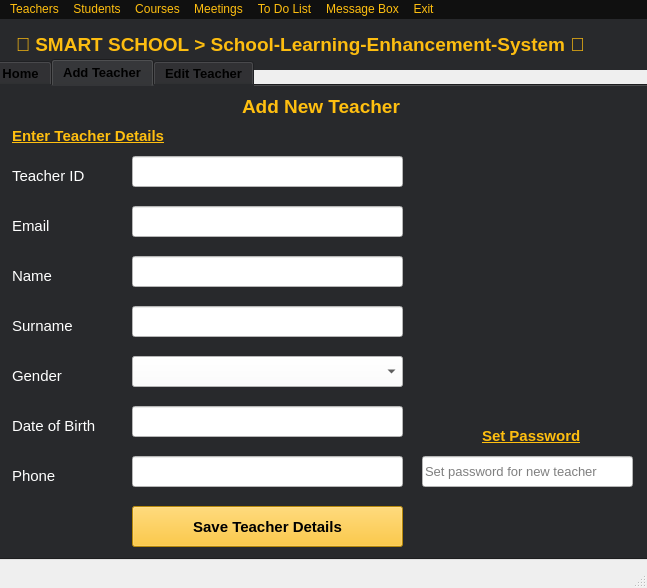
<?xml version="1.0" encoding="UTF-8"?>
<ui version="4.0">
 <class>MainWindow</class>
 <widget class="QMainWindow" name="MainWindow">
  <property name="geometry">
   <rect>
    <x>0</x>
    <y>0</y>
    <width>647</width>
    <height>588</height>
   </rect>
  </property>
  <property name="windowTitle">
   <string>MainWindow</string>
  </property>
  <widget class="QWidget" name="centralwidget">
   <widget class="QLabel" name="label_3">
    <property name="geometry">
     <rect>
      <x>0</x>
      <y>0</y>
      <width>651</width>
      <height>51</height>
     </rect>
    </property>
    <property name="font">
     <font>
      <pointsize>14</pointsize>
      <weight>75</weight>
      <bold>true</bold>
      <strikeout>false</strikeout>
     </font>
    </property>
    <property name="styleSheet">
     <string notr="true">color: rgb(253, 189, 16);
background-color: rgb(40, 41, 44);</string>
    </property>
    <property name="text">
     <string>    SMART SCHOOL &gt; School-Learning-Enhancement-System </string>
    </property>
   </widget>
   <widget class="QTabWidget" name="tabWidget">
    <property name="geometry">
     <rect>
      <x>-10</x>
      <y>40</y>
      <width>661</width>
      <height>501</height>
     </rect>
    </property>
    <property name="font">
     <font>
      <pointsize>10</pointsize>
      <weight>75</weight>
      <bold>true</bold>
     </font>
    </property>
    <property name="styleSheet">
     <string notr="true">background-color: rgb(40, 41, 44);</string>
    </property>
    <property name="currentIndex">
     <number>1</number>
    </property>
    <widget class="QWidget" name="tab_3">
     <attribute name="title">
      <string>Home</string>
     </attribute>
     <widget class="QLabel" name="label_13">
      <property name="geometry">
       <rect>
        <x>130</x>
        <y>10</y>
        <width>381</width>
        <height>41</height>
       </rect>
      </property>
      <property name="font">
       <font>
        <pointsize>14</pointsize>
        <weight>75</weight>
        <bold>true</bold>
        <strikeout>false</strikeout>
       </font>
      </property>
      <property name="styleSheet">
       <string notr="true">color: rgb(253, 189, 16);
background-color: rgb(40, 41, 44);</string>
      </property>
      <property name="text">
       <string>    WELCOME TO SMART SCHOOL </string>
      </property>
     </widget>
     <widget class="QLabel" name="label_14">
      <property name="geometry">
       <rect>
        <x>240</x>
        <y>50</y>
        <width>161</width>
        <height>20</height>
       </rect>
      </property>
      <property name="font">
       <font>
        <pointsize>11</pointsize>
        <weight>75</weight>
        <bold>true</bold>
        <underline>true</underline>
       </font>
      </property>
      <property name="styleSheet">
       <string notr="true">color: rgb(255, 191, 16);</string>
      </property>
      <property name="text">
       <string>You login as admin !!!</string>
      </property>
     </widget>
    </widget>
    <widget class="QWidget" name="tab">
     <attribute name="title">
      <string>Add Teacher</string>
     </attribute>
     <widget class="QLabel" name="label">
      <property name="geometry">
       <rect>
        <x>250</x>
        <y>10</y>
        <width>171</width>
        <height>21</height>
       </rect>
      </property>
      <property name="font">
       <font>
        <pointsize>14</pointsize>
        <weight>75</weight>
        <bold>true</bold>
       </font>
      </property>
      <property name="styleSheet">
       <string notr="true">color: rgb(255, 191, 16);</string>
      </property>
      <property name="text">
       <string>Add New Teacher</string>
      </property>
     </widget>
     <widget class="QLabel" name="label_4">
      <property name="geometry">
       <rect>
        <x>20</x>
        <y>40</y>
        <width>161</width>
        <height>20</height>
       </rect>
      </property>
      <property name="font">
       <font>
        <pointsize>11</pointsize>
        <weight>75</weight>
        <bold>true</bold>
        <underline>true</underline>
       </font>
      </property>
      <property name="styleSheet">
       <string notr="true">color: rgb(255, 191, 16);</string>
      </property>
      <property name="text">
       <string>Enter Teacher Details</string>
      </property>
     </widget>
     <widget class="QLabel" name="label_5">
      <property name="geometry">
       <rect>
        <x>20</x>
        <y>80</y>
        <width>111</width>
        <height>20</height>
       </rect>
      </property>
      <property name="font">
       <font>
        <pointsize>11</pointsize>
       </font>
      </property>
      <property name="styleSheet">
       <string notr="true">color: rgb(255, 255, 255);</string>
      </property>
      <property name="text">
       <string>Teacher ID</string>
      </property>
     </widget>
     <widget class="QLineEdit" name="tb11">
      <property name="geometry">
       <rect>
        <x>140</x>
        <y>70</y>
        <width>271</width>
        <height>31</height>
       </rect>
      </property>
      <property name="styleSheet">
       <string notr="true">background-color: rgb(255, 255, 255);</string>
      </property>
     </widget>
     <widget class="QLabel" name="label_6">
      <property name="geometry">
       <rect>
        <x>20</x>
        <y>130</y>
        <width>111</width>
        <height>20</height>
       </rect>
      </property>
      <property name="font">
       <font>
        <pointsize>11</pointsize>
       </font>
      </property>
      <property name="styleSheet">
       <string notr="true">color: rgb(255, 255, 255);</string>
      </property>
      <property name="text">
       <string>Email</string>
      </property>
     </widget>
     <widget class="QLineEdit" name="tb12">
      <property name="geometry">
       <rect>
        <x>140</x>
        <y>120</y>
        <width>271</width>
        <height>31</height>
       </rect>
      </property>
      <property name="styleSheet">
       <string notr="true">background-color: rgb(255, 255, 255);</string>
      </property>
     </widget>
     <widget class="QLabel" name="label_7">
      <property name="geometry">
       <rect>
        <x>20</x>
        <y>180</y>
        <width>111</width>
        <height>20</height>
       </rect>
      </property>
      <property name="font">
       <font>
        <pointsize>11</pointsize>
       </font>
      </property>
      <property name="styleSheet">
       <string notr="true">color: rgb(255, 255, 255);</string>
      </property>
      <property name="text">
       <string>Name</string>
      </property>
     </widget>
     <widget class="QLineEdit" name="tb13">
      <property name="geometry">
       <rect>
        <x>140</x>
        <y>170</y>
        <width>271</width>
        <height>31</height>
       </rect>
      </property>
      <property name="styleSheet">
       <string notr="true">background-color: rgb(255, 255, 255);</string>
      </property>
     </widget>
     <widget class="QLabel" name="label_8">
      <property name="geometry">
       <rect>
        <x>20</x>
        <y>230</y>
        <width>111</width>
        <height>20</height>
       </rect>
      </property>
      <property name="font">
       <font>
        <pointsize>11</pointsize>
       </font>
      </property>
      <property name="styleSheet">
       <string notr="true">color: rgb(255, 255, 255);</string>
      </property>
      <property name="text">
       <string>Surname</string>
      </property>
     </widget>
     <widget class="QLineEdit" name="tb14">
      <property name="geometry">
       <rect>
        <x>140</x>
        <y>220</y>
        <width>271</width>
        <height>31</height>
       </rect>
      </property>
      <property name="styleSheet">
       <string notr="true">background-color: rgb(255, 255, 255);</string>
      </property>
     </widget>
     <widget class="QLabel" name="label_9">
      <property name="geometry">
       <rect>
        <x>20</x>
        <y>280</y>
        <width>111</width>
        <height>20</height>
       </rect>
      </property>
      <property name="font">
       <font>
        <pointsize>11</pointsize>
       </font>
      </property>
      <property name="styleSheet">
       <string notr="true">color: rgb(255, 255, 255);</string>
      </property>
      <property name="text">
       <string>Gender</string>
      </property>
     </widget>
     <widget class="QLabel" name="label_10">
      <property name="geometry">
       <rect>
        <x>20</x>
        <y>330</y>
        <width>111</width>
        <height>20</height>
       </rect>
      </property>
      <property name="font">
       <font>
        <pointsize>11</pointsize>
       </font>
      </property>
      <property name="styleSheet">
       <string notr="true">color: rgb(255, 255, 255);</string>
      </property>
      <property name="text">
       <string>Date of Birth</string>
      </property>
     </widget>
     <widget class="QLineEdit" name="tb15">
      <property name="geometry">
       <rect>
        <x>140</x>
        <y>320</y>
        <width>271</width>
        <height>31</height>
       </rect>
      </property>
      <property name="styleSheet">
       <string notr="true">background-color: rgb(255, 255, 255);</string>
      </property>
     </widget>
     <widget class="QComboBox" name="cb11">
      <property name="geometry">
       <rect>
        <x>140</x>
        <y>270</y>
        <width>271</width>
        <height>31</height>
       </rect>
      </property>
      <property name="styleSheet">
       <string notr="true">background-color: rgb(255, 255, 255);
font: 10pt &quot;MS Shell Dlg 2&quot;;
</string>
      </property>
      <property name="currentIndex">
       <number>-1</number>
      </property>
      <property name="maxVisibleItems">
       <number>8</number>
      </property>
      <property name="sizeAdjustPolicy">
       <enum>QComboBox::AdjustToContentsOnFirstShow</enum>
      </property>
      <property name="placeholderText">
       <string>Add/Select Teacher</string>
      </property>
      <item>
       <property name="text">
        <string>Male</string>
       </property>
      </item>
      <item>
       <property name="text">
        <string>Female</string>
       </property>
      </item>
     </widget>
     <widget class="QLineEdit" name="tb16">
      <property name="geometry">
       <rect>
        <x>140</x>
        <y>370</y>
        <width>271</width>
        <height>31</height>
       </rect>
      </property>
      <property name="styleSheet">
       <string notr="true">background-color: rgb(255, 255, 255);</string>
      </property>
     </widget>
     <widget class="QLabel" name="label_11">
      <property name="geometry">
       <rect>
        <x>20</x>
        <y>380</y>
        <width>111</width>
        <height>20</height>
       </rect>
      </property>
      <property name="font">
       <font>
        <pointsize>11</pointsize>
       </font>
      </property>
      <property name="styleSheet">
       <string notr="true">color: rgb(255, 255, 255);</string>
      </property>
      <property name="text">
       <string>Phone</string>
      </property>
     </widget>
     <widget class="QPushButton" name="b5">
      <property name="geometry">
       <rect>
        <x>140</x>
        <y>420</y>
        <width>271</width>
        <height>41</height>
       </rect>
      </property>
      <property name="font">
       <font>
        <pointsize>11</pointsize>
        <weight>75</weight>
        <bold>true</bold>
       </font>
      </property>
      <property name="styleSheet">
       <string notr="true">background-color: rgb(255, 191, 16);</string>
      </property>
      <property name="text">
       <string>Save Teacher Details</string>
      </property>
     </widget>
     <widget class="QLineEdit" name="tb17">
      <property name="geometry">
       <rect>
        <x>430</x>
        <y>370</y>
        <width>211</width>
        <height>31</height>
       </rect>
      </property>
      <property name="font">
       <font>
        <pointsize>10</pointsize>
       </font>
      </property>
      <property name="styleSheet">
       <string notr="true">background-color: rgb(255, 255, 255);</string>
      </property>
      <property name="echoMode">
       <enum>QLineEdit::Password</enum>
      </property>
      <property name="placeholderText">
       <string>Set password for new teacher</string>
      </property>
      <property name="clearButtonEnabled">
       <bool>true</bool>
      </property>
     </widget>
     <widget class="QLabel" name="label_15">
      <property name="geometry">
       <rect>
        <x>490</x>
        <y>340</y>
        <width>111</width>
        <height>20</height>
       </rect>
      </property>
      <property name="font">
       <font>
        <pointsize>11</pointsize>
        <weight>75</weight>
        <bold>true</bold>
        <underline>true</underline>
       </font>
      </property>
      <property name="styleSheet">
       <string notr="true">color: rgb(255, 191, 16);</string>
      </property>
      <property name="text">
       <string>Set Password</string>
      </property>
     </widget>
    </widget>
    <widget class="QWidget" name="tab_2">
     <attribute name="title">
      <string>Edit Teacher</string>
     </attribute>
     <widget class="QLabel" name="label_2">
      <property name="geometry">
       <rect>
        <x>180</x>
        <y>30</y>
        <width>221</width>
        <height>21</height>
       </rect>
      </property>
      <property name="font">
       <font>
        <pointsize>14</pointsize>
        <weight>75</weight>
        <bold>true</bold>
       </font>
      </property>
      <property name="styleSheet">
       <string notr="true">color: rgb(255, 191, 16);</string>
      </property>
      <property name="text">
       <string>Edit or Delete Teacher</string>
      </property>
     </widget>
     <widget class="QLabel" name="label_12">
      <property name="geometry">
       <rect>
        <x>20</x>
        <y>100</y>
        <width>121</width>
        <height>20</height>
       </rect>
      </property>
      <property name="font">
       <font>
        <pointsize>11</pointsize>
        <weight>75</weight>
        <bold>true</bold>
        <underline>true</underline>
       </font>
      </property>
      <property name="styleSheet">
       <string notr="true">color: rgb(255, 191, 16);</string>
      </property>
      <property name="text">
       <string>Select Teacher</string>
      </property>
     </widget>
     <widget class="QLabel" name="label_24">
      <property name="geometry">
       <rect>
        <x>20</x>
        <y>380</y>
        <width>111</width>
        <height>20</height>
       </rect>
      </property>
      <property name="font">
       <font>
        <pointsize>11</pointsize>
       </font>
      </property>
      <property name="styleSheet">
       <string notr="true">color: rgb(255, 255, 255);</string>
      </property>
      <property name="text">
       <string>Phone</string>
      </property>
     </widget>
     <widget class="QLabel" name="label_25">
      <property name="geometry">
       <rect>
        <x>20</x>
        <y>140</y>
        <width>111</width>
        <height>20</height>
       </rect>
      </property>
      <property name="font">
       <font>
        <pointsize>11</pointsize>
       </font>
      </property>
      <property name="styleSheet">
       <string notr="true">color: rgb(255, 255, 255);</string>
      </property>
      <property name="text">
       <string>Teacher ID</string>
      </property>
     </widget>
     <widget class="QLabel" name="label_26">
      <property name="geometry">
       <rect>
        <x>20</x>
        <y>220</y>
        <width>111</width>
        <height>20</height>
       </rect>
      </property>
      <property name="font">
       <font>
        <pointsize>11</pointsize>
       </font>
      </property>
      <property name="styleSheet">
       <string notr="true">color: rgb(255, 255, 255);</string>
      </property>
      <property name="text">
       <string>Name</string>
      </property>
     </widget>
     <widget class="QLabel" name="label_27">
      <property name="geometry">
       <rect>
        <x>20</x>
        <y>300</y>
        <width>111</width>
        <height>20</height>
       </rect>
      </property>
      <property name="font">
       <font>
        <pointsize>11</pointsize>
       </font>
      </property>
      <property name="styleSheet">
       <string notr="true">color: rgb(255, 255, 255);</string>
      </property>
      <property name="text">
       <string>Gender</string>
      </property>
     </widget>
     <widget class="QLineEdit" name="tb22">
      <property name="geometry">
       <rect>
        <x>140</x>
        <y>170</y>
        <width>271</width>
        <height>31</height>
       </rect>
      </property>
      <property name="styleSheet">
       <string notr="true">background-color: rgb(255, 255, 255);</string>
      </property>
     </widget>
     <widget class="QLabel" name="label_28">
      <property name="geometry">
       <rect>
        <x>20</x>
        <y>260</y>
        <width>111</width>
        <height>20</height>
       </rect>
      </property>
      <property name="font">
       <font>
        <pointsize>11</pointsize>
       </font>
      </property>
      <property name="styleSheet">
       <string notr="true">color: rgb(255, 255, 255);</string>
      </property>
      <property name="text">
       <string>Surname</string>
      </property>
     </widget>
     <widget class="QLineEdit" name="tb24">
      <property name="geometry">
       <rect>
        <x>140</x>
        <y>250</y>
        <width>271</width>
        <height>31</height>
       </rect>
      </property>
      <property name="styleSheet">
       <string notr="true">background-color: rgb(255, 255, 255);</string>
      </property>
     </widget>
     <widget class="QComboBox" name="cb22">
      <property name="geometry">
       <rect>
        <x>140</x>
        <y>290</y>
        <width>271</width>
        <height>31</height>
       </rect>
      </property>
      <property name="styleSheet">
       <string notr="true">background-color: rgb(255, 255, 255);
font: 10pt &quot;MS Shell Dlg 2&quot;;
</string>
      </property>
      <property name="currentIndex">
       <number>-1</number>
      </property>
      <property name="maxVisibleItems">
       <number>8</number>
      </property>
      <property name="sizeAdjustPolicy">
       <enum>QComboBox::AdjustToContentsOnFirstShow</enum>
      </property>
      <property name="placeholderText">
       <string>Add/Select Teacher</string>
      </property>
      <item>
       <property name="text">
        <string>Male</string>
       </property>
      </item>
      <item>
       <property name="text">
        <string>Female</string>
       </property>
      </item>
     </widget>
     <widget class="QLineEdit" name="tb25">
      <property name="geometry">
       <rect>
        <x>140</x>
        <y>330</y>
        <width>271</width>
        <height>31</height>
       </rect>
      </property>
      <property name="styleSheet">
       <string notr="true">background-color: rgb(255, 255, 255);</string>
      </property>
     </widget>
     <widget class="QLabel" name="label_29">
      <property name="geometry">
       <rect>
        <x>20</x>
        <y>340</y>
        <width>111</width>
        <height>20</height>
       </rect>
      </property>
      <property name="font">
       <font>
        <pointsize>11</pointsize>
       </font>
      </property>
      <property name="styleSheet">
       <string notr="true">color: rgb(255, 255, 255);</string>
      </property>
      <property name="text">
       <string>Date of Birth</string>
      </property>
     </widget>
     <widget class="QLineEdit" name="tb26">
      <property name="geometry">
       <rect>
        <x>140</x>
        <y>370</y>
        <width>271</width>
        <height>31</height>
       </rect>
      </property>
      <property name="styleSheet">
       <string notr="true">background-color: rgb(255, 255, 255);</string>
      </property>
     </widget>
     <widget class="QLabel" name="label_30">
      <property name="geometry">
       <rect>
        <x>20</x>
        <y>180</y>
        <width>111</width>
        <height>20</height>
       </rect>
      </property>
      <property name="font">
       <font>
        <pointsize>11</pointsize>
       </font>
      </property>
      <property name="styleSheet">
       <string notr="true">color: rgb(255, 255, 255);</string>
      </property>
      <property name="text">
       <string>Email</string>
      </property>
     </widget>
     <widget class="QPushButton" name="b6">
      <property name="geometry">
       <rect>
        <x>20</x>
        <y>420</y>
        <width>191</width>
        <height>41</height>
       </rect>
      </property>
      <property name="font">
       <font>
        <pointsize>11</pointsize>
        <weight>75</weight>
        <bold>true</bold>
       </font>
      </property>
      <property name="styleSheet">
       <string notr="true">background-color: rgb(255, 191, 16);</string>
      </property>
      <property name="text">
       <string>Save Teacher Details</string>
      </property>
     </widget>
     <widget class="QLineEdit" name="tb23">
      <property name="geometry">
       <rect>
        <x>140</x>
        <y>210</y>
        <width>271</width>
        <height>31</height>
       </rect>
      </property>
      <property name="styleSheet">
       <string notr="true">background-color: rgb(255, 255, 255);</string>
      </property>
     </widget>
     <widget class="QComboBox" name="cb21">
      <property name="geometry">
       <rect>
        <x>140</x>
        <y>90</y>
        <width>271</width>
        <height>31</height>
       </rect>
      </property>
      <property name="styleSheet">
       <string notr="true">background-color: rgb(255, 255, 255);
font: 12pt &quot;MS Shell Dlg 2&quot;;</string>
      </property>
     </widget>
     <widget class="QPushButton" name="b7">
      <property name="geometry">
       <rect>
        <x>220</x>
        <y>420</y>
        <width>191</width>
        <height>41</height>
       </rect>
      </property>
      <property name="font">
       <font>
        <pointsize>11</pointsize>
        <weight>75</weight>
        <bold>true</bold>
       </font>
      </property>
      <property name="styleSheet">
       <string notr="true">background-color: rgb(255, 85, 0);</string>
      </property>
      <property name="text">
       <string>Delete Teacher Details</string>
      </property>
     </widget>
     <widget class="QLineEdit" name="tb27">
      <property name="geometry">
       <rect>
        <x>430</x>
        <y>370</y>
        <width>211</width>
        <height>31</height>
       </rect>
      </property>
      <property name="font">
       <font>
        <pointsize>10</pointsize>
       </font>
      </property>
      <property name="styleSheet">
       <string notr="true">background-color: rgb(255, 255, 255);</string>
      </property>
      <property name="echoMode">
       <enum>QLineEdit::Password</enum>
      </property>
      <property name="placeholderText">
       <string>Set password</string>
      </property>
      <property name="clearButtonEnabled">
       <bool>true</bool>
      </property>
     </widget>
     <widget class="QLabel" name="label_16">
      <property name="geometry">
       <rect>
        <x>490</x>
        <y>340</y>
        <width>111</width>
        <height>20</height>
       </rect>
      </property>
      <property name="font">
       <font>
        <pointsize>11</pointsize>
        <weight>75</weight>
        <bold>true</bold>
        <underline>true</underline>
       </font>
      </property>
      <property name="styleSheet">
       <string notr="true">color: rgb(255, 191, 16);</string>
      </property>
      <property name="text">
       <string>Set Password</string>
      </property>
     </widget>
     <widget class="QLineEdit" name="tb21">
      <property name="geometry">
       <rect>
        <x>140</x>
        <y>130</y>
        <width>271</width>
        <height>31</height>
       </rect>
      </property>
      <property name="styleSheet">
       <string notr="true">background-color: rgb(255, 255, 255);</string>
      </property>
     </widget>
    </widget>
   </widget>
  </widget>
  <widget class="QStatusBar" name="statusbar"/>
  <widget class="QMenuBar" name="menubar">
   <property name="geometry">
    <rect>
     <x>0</x>
     <y>0</y>
     <width>647</width>
     <height>25</height>
    </rect>
   </property>
   <property name="styleSheet">
    <string notr="true">background-color: rgb(16, 16, 16);
color: rgb(255, 191, 16);
font: 12pt &quot;MS Shell Dlg 2&quot;;</string>
   </property>
   <widget class="QMenu" name="menuTeacher">
    <property name="title">
     <string>Teachers</string>
    </property>
    <addaction name="menu11"/>
    <addaction name="menu12"/>
   </widget>
   <widget class="QMenu" name="menuStudents">
    <property name="title">
     <string>Students</string>
    </property>
    <addaction name="separator"/>
    <addaction name="menu21"/>
    <addaction name="menu22"/>
   </widget>
   <widget class="QMenu" name="menuAttandance">
    <property name="title">
     <string>Courses</string>
    </property>
    <addaction name="menu31"/>
    <addaction name="menu32"/>
    <addaction name="menu33"/>
   </widget>
   <widget class="QMenu" name="menuMeetings">
    <property name="title">
     <string>Meetings</string>
    </property>
    <addaction name="menu41"/>
    <addaction name="menu42"/>
   </widget>
   <widget class="QMenu" name="menuTo_Do_List">
    <property name="title">
     <string>To Do List</string>
    </property>
    <addaction name="menu51"/>
   </widget>
   <widget class="QMenu" name="menuMessage_Box">
    <property name="title">
     <string>Message Box</string>
    </property>
    <addaction name="menu61"/>
   </widget>
   <widget class="QMenu" name="menuExit">
    <property name="title">
     <string>Exit</string>
    </property>
    <addaction name="menu71"/>
   </widget>
   <addaction name="menuTeacher"/>
   <addaction name="menuStudents"/>
   <addaction name="menuAttandance"/>
   <addaction name="menuMeetings"/>
   <addaction name="menuTo_Do_List"/>
   <addaction name="menuMessage_Box"/>
   <addaction name="menuExit"/>
  </widget>
  <action name="menu11">
   <property name="text">
    <string>Add Teacher</string>
   </property>
  </action>
  <action name="menu12">
   <property name="text">
    <string>Edit Teacher</string>
   </property>
  </action>
  <action name="menu21">
   <property name="text">
    <string>Add student</string>
   </property>
  </action>
  <action name="menu22">
   <property name="text">
    <string>Edit student</string>
   </property>
  </action>
  <action name="menu31">
   <property name="text">
    <string>Add/Edit Courses</string>
   </property>
  </action>
  <action name="menu41">
   <property name="text">
    <string>Add/Edit Meeting</string>
   </property>
  </action>
  <action name="menu42">
   <property name="text">
    <string>Add/Edit Meeting Attandance</string>
   </property>
  </action>
  <action name="menu32">
   <property name="text">
    <string>Add/Edit Course Schedule</string>
   </property>
  </action>
  <action name="menu33">
   <property name="text">
    <string>Add/Edit Course Attandance</string>
   </property>
  </action>
  <action name="menu51">
   <property name="text">
    <string>Add/Edit To Do List</string>
   </property>
  </action>
  <action name="menu61">
   <property name="text">
    <string>Add/Edit Message</string>
   </property>
  </action>
  <action name="menu71">
   <property name="text">
    <string>Logout</string>
   </property>
  </action>
 </widget>
 <resources/>
 <connections/>
</ui>
